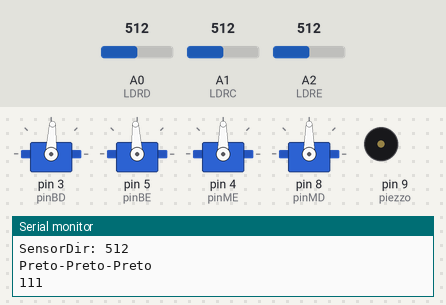
A sketch run on a simulated Arduino Uno, built with avr-gcc and run on an emulated ATmega328P. On the bench: 4 × servo, buzzer (waves = sounding), the last lines printed to the serial monitor. The test bench sets the inputs (shaded band); at power-on: A2 (LDRE) = 512, A1 (LDRC) = 512, A0 (LDRD) = 512.

Above: at 3.1 s.
3.2 s: A2 (LDRE) set to 210
4.8 s: A2 (LDRE) set to 187
At 5.18 s:
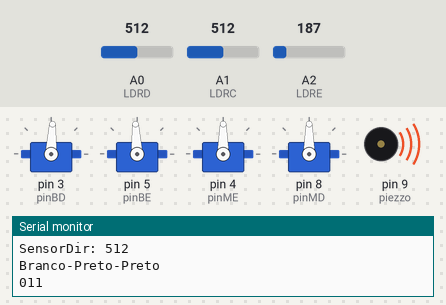
At 6.1 s:
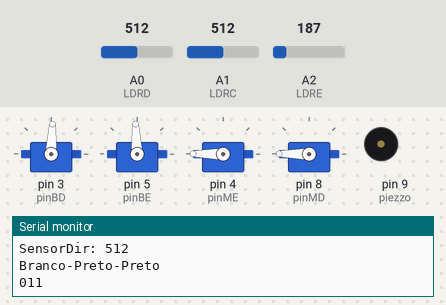
7.8 s: A1 (LDRC) set to 269
10.8 s: A1 (LDRC) set to 238
At 11.42 s:
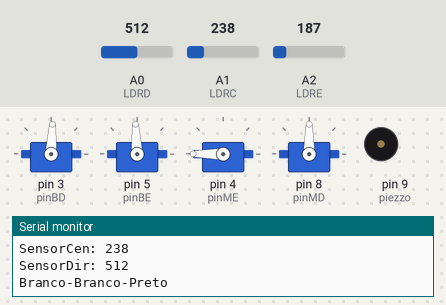
13.1 s: A0 (LDRD) set to 240
14.8 s: A1 (LDRC) set to 260
At 16.2 s:
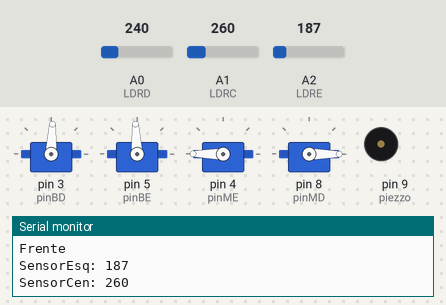
Timing chart, 0 to 17.4 s (numbered marks = the images above; inputs shaded):
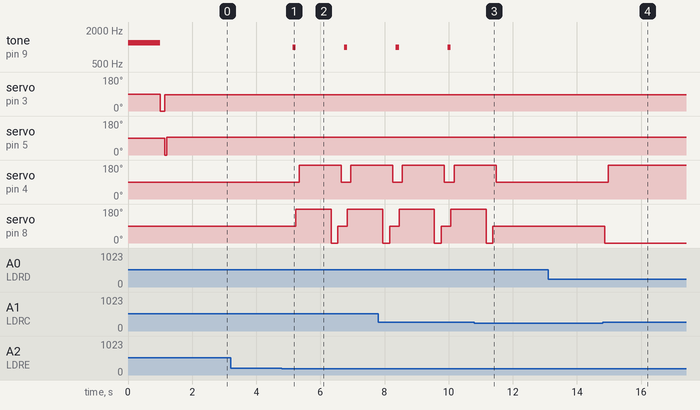

The sketch:

try5.ino
```cpp
boolean TESTEACTIVE ;//= true; //******************************
//********************$$$$$**********************************
int t = 500;
#include <Servo.h>
Servo BE; //braço esquerdo
Servo BD; //braço direito
Servo ME; //motor esquerdo
Servo MD; //motor direito
Servo FL; //forklift
#define pinBE 5
#define pinBD 3
#define pinME 4
#define pinMD 8
#define pinFL 6

#define piezzo 9
#define OE 11
#define OD 12

#define BS A3
#define LDRE A2
#define LDRC A1
#define LDRD A0

int lightEsq = 0;
int lightCen = 0;
int lightDir = 0;

int limiarDir = 250; //menor -> braco maior -> preto
int limiarCen = 250;
int limiarEsq = 200;

boolean dir = false;
boolean cen = false;
boolean esq = false;


boolean wasPressed = false;

void Baixa() {
  AttachB();
  BE.write(0);
  BD.write(180);
  delay(100);
  BE.write(93);
  BD.write(87);
  DetachB();
}

void Levanta() {
  AttachB();
  BE.write(180);
  BD.write(0);
  delay(300);
  BE.write(93);
  BD.write(87);
  DetachB();
}

void LevantaFL() {
  int pos;
  FL.attach(pinFL);
  FL.write(0);
  delay(300);
  FL.write(0);
  FL.detach();
}

void BaixaFL() {
  FL.attach(pinFL);
  FL.write(130);
  delay(50);
  FL.write(90);
  FL.detach();
}

void Desloca (int esq, int dir, int tempo) {
  MD.write(dir);
  delay(100);
  ME.write(esq);
  delay(tempo);
}

void DeslocaFrente () {
  AttachM();
  MD.write(180);
  ME.write(0);
  //delay(1000);
  DetachM();
}

void Frente() {
  Desloca(180, 0, 100);
}
void Para() {
  Desloca(90, 90, 100);
}

void Tras() {
  Desloca(0, 180, 1000);
}

void Esq45() {
  Desloca(0, 0, 1000);
}

void Dir45() {
  Desloca(180, 180, 1000);
}

void Blink(int times) {
  for (int i = 0; i < times; i++) {
    LightsUp();
    delay(200);
    LightsDown();
    delay(200);
  }
}

void LightsUp() {
  digitalWrite(12, HIGH);
  digitalWrite(11, HIGH);
}

void LightsDown() {
  digitalWrite(12, LOW);
  digitalWrite(11, LOW);
}

void AttachM() { //Ativa as lagartas
  ME.attach(pinME);
  MD.attach(pinMD);
}

void AttachB() { //Ativar os braços
  BD.attach(pinBD);
  BE.attach(pinBE);
}

void DetachM() { //Desativa as lagartas
  ME.detach();
  MD.detach();
}

void DetachB() { //Desativa os braços
  BD.detach();
  BE.detach();
}

boolean Press() { //Verifica se o botão é primido
  Serial.print("Botão Press: ");
  Serial.println(analogRead(BS));
  if (wasPressed) {
    wasPressed = false;
  } else {
    wasPressed = true;
  }
  //delay(500);
  return analogRead(BS) >= 1020;
}

void LerLinha() {
  lightEsq = analogRead(LDRE);
  Serial.print("SensorEsq: ");
  Serial.println(lightEsq);
  lightCen = analogRead(LDRC);
  Serial.print("SensorCen: ");
  Serial.println(lightCen);
  lightDir = analogRead(LDRD);
  Serial.print("SensorDir: ");
  Serial.println(lightDir);
  Serial.println();
  if (limiarEsq < lightEsq) {
    Serial.print("Preto-");
    esq = true;
  } else {
    Serial.print("Branco-");
    esq = false;
  }
  if (limiarCen < lightCen) {
    Serial.print("Preto");
    cen = true;
  } else {
    Serial.print("Branco");
    cen = false;
  }
  if (limiarDir < lightDir) {
    Serial.println("-Preto");
    dir = true;
  } else {
    Serial.println("-Branco");
    dir = false;
  }
  Serial.print(esq); Serial.print(cen); Serial.print(dir);
  Serial.println();
}

void SeguirLinha() { //
  LerLinha();
  if (!esq && cen && !dir) {
    Frente();
    Serial.println("Frente");
  } else if(!esq && cen && dir) {
    Para();
    tone(piezzo,1000);
    delay(100);
    noTone(piezzo);
    Dir45();
    Frente();
    //Tras();
  }else{
    Para();
    Serial.println("Para");
  }
}


void Teste() { //Ler todos os sensores
  LerLinha();
  delay(400);
  Press();
}

void setup() {

  Serial.begin(9600);
  tone(piezzo, 1200);
  delay(1000);
  noTone(piezzo);

  AttachB();
  BD.write(0);
  delay(150);
  BD.write(87);
  BE.write(0);
  delay(50);
  BE.write(93);
  DetachB();

  LightsUp();
  delay(500);
  AttachM();
  Para();
}

void loop() {

  if (TESTEACTIVE) {
    LightsDown();
    while (true) {
      Teste();
    }
  }
  SeguirLinha();
  //Esq45();

}
```

Measured:
- the behaviour switches between 201 and 200 on A2 (LDRE) (found by bisection; images 0 and 1)
- the behaviour switches between 251 and 250 on A1 (LDRC) (found by bisection; images 2 and 3)
- after the input at 4.8 s, tone on pin 9 (piezzo): alternates 1000 Hz for 0.10 s and silent for 1.5 s, starting after 0.33 s; servo on pin 4 (pinME): 90° → 180° after 0.53 s, → 90° 1.3 s later, → 180° 0.30 s later; servo on pin 8 (pinMD): 90° → 180° after 0.43 s, → 0° 1.1 s later, → 90° 0.21 s later, → 180° 0.30 s later
- after the input at 10.8 s, tone on pin 9 (piezzo): stays silent (without the input it goes to 1000 Hz after 0.78 s); servo on pin 4 (pinME): goes on until 11.5 s, then stays 90°; servo on pin 8 (pinMD): goes on until 11.4 s, then stays 90°
- after the input at 14.8 s, servo on pin 4 (pinME): 90° → 180° after 0.17 s; servo on pin 8 (pinMD): 90° → 0° after 0.07 s
